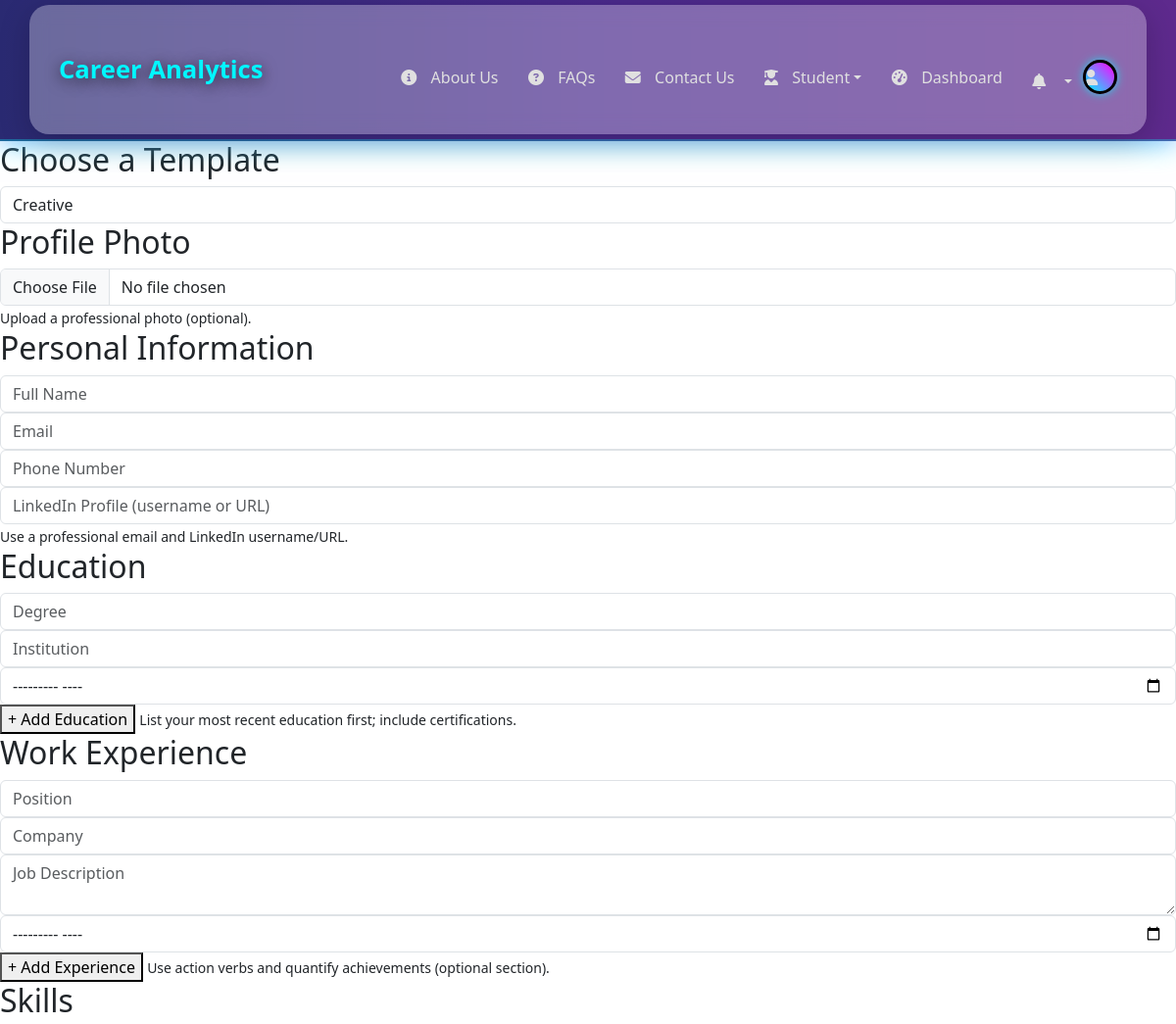
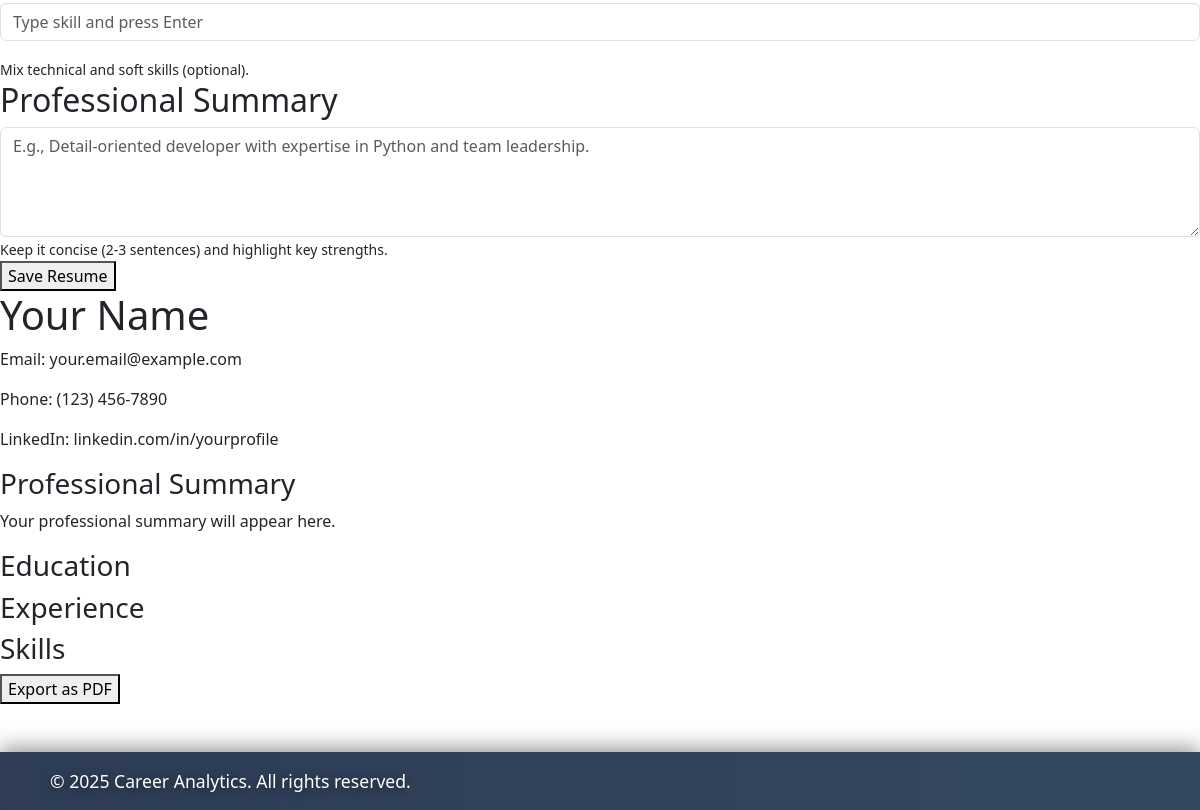
/resume_builder (signed in), run on an earlier commit of the app's database (2 pictures, top to bottom).
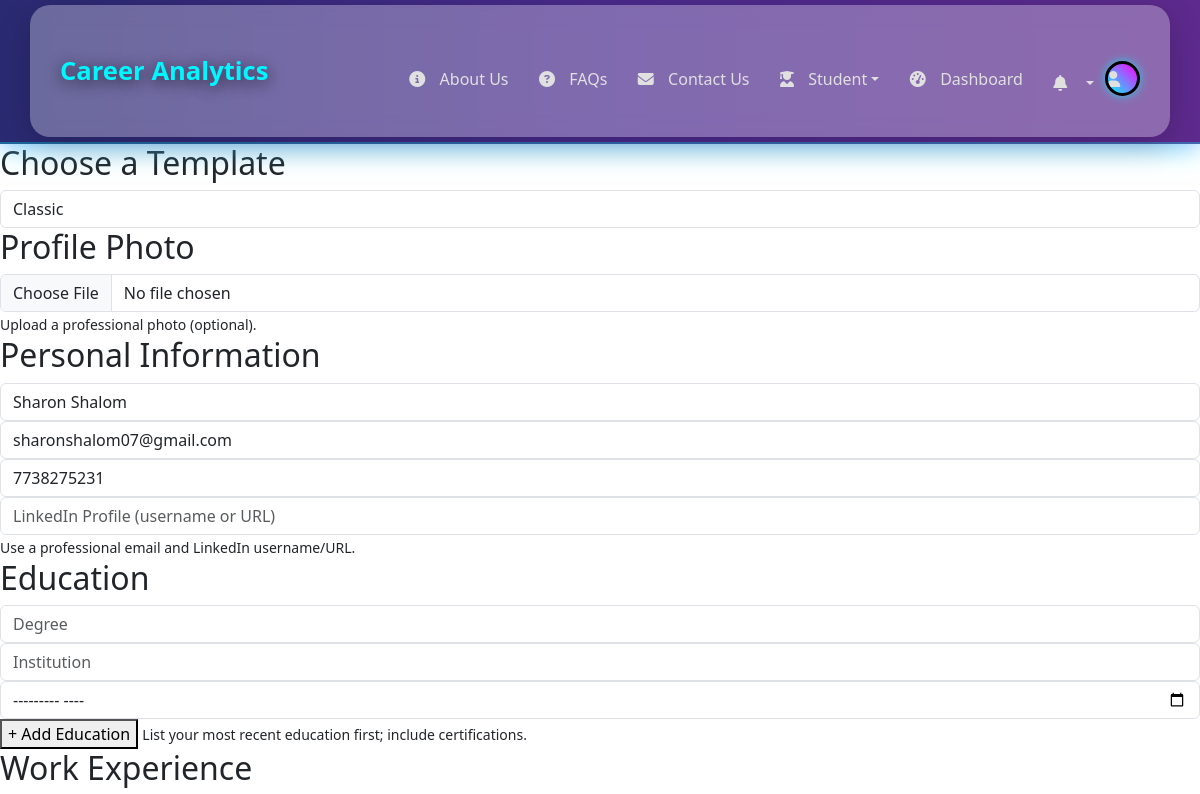
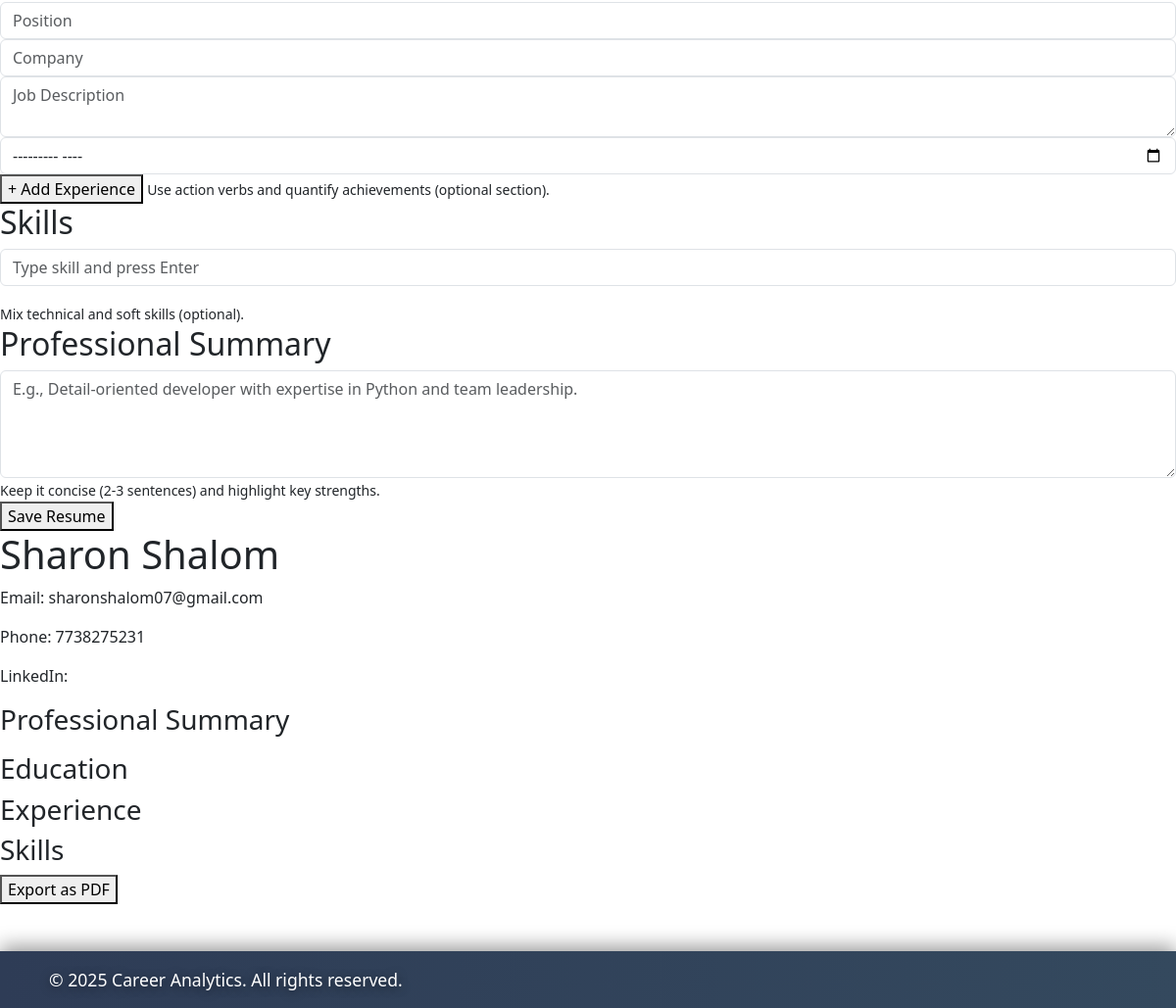
And on a later commit of the database (2 pictures, top to bottom).
### app.py (models this page shows)
class User(UserMixin, db.Model):
    id = db.Column(db.Integer, primary_key=True)
    username = db.Column(db.String(150), unique=True, nullable=False)
    password = db.Column(db.String(150), nullable=False)
    email = db.Column(db.String(150), unique=True, nullable=True)
    animations_enabled = db.Column(db.Boolean, default=True, nullable=False)
    created_at = db.Column(
        db.DateTime(timezone=True),
        nullable=False,
        default=lambda: datetime.now(timezone.utc)
    )
    updated_at = db.Column(
        db.DateTime(timezone=True),
        nullable=False,
        default=lambda: datetime.now(timezone.utc),
        onupdate=lambda: datetime.now(timezone.utc)
    )
    theme = db.Column(db.String(10), default='light', nullable=False)  # For theme preference
    notify_test_reminders = db.Column(db.Boolean, default=True, nullable=False)  # Notification preferences
    notify_badge_earned = db.Column(db.Boolean, default=True, nullable=False)
    notify_progress_updates = db.Column(db.Boolean, default=True, nullable=False)
    email_notifications = db.Column(db.Boolean, default=True, nullable=False)  # Email preferences
    email_newsletters = db.Column(db.Boolean, default=False, nullable=False)
    profile_visibility = db.Column(db.String(10), default='public', nullable=False)  # Profile visibility
    preferred_test_categories = db.Column(db.JSON, default=lambda: [], nullable=False)
    mobile_number = db.Column(db.String(20), nullable=True)# Preferred test categories
    pin_code = db.Column(db.String(10), nullable=True)
    dob = db.Column(db.Date, nullable=True)
    bio= db.Column(db.Text,        nullable=True)
    tests = db.relationship('TestResult', backref='user', lazy=True)
    badges = db.relationship('Badge', backref='user', lazy=True)
    notifications = db.relationship('Notification', backref='user', lazy=True)
    aptitude_scores = db.Column(db.JSON, default="{}", nullable=False)  # Changed to string default
    personality_scores = db.Column(db.JSON, default="{}", nullable=False)  # Changed to string default
    skill_gap_scores = db.Column(db.JSON, default="{}", nullable=False)  # Added field with default
    skill_gap_completed_at = db.Column(db.DateTime)
    top_careers = db.Column(db.Text)  # Add this line
    resumes = db.relationship('Resume', backref='user', lazy=True)

### app.py (the view, shortened to what this page needs)
@app.route('/resume_builder', methods=['GET', 'POST'])
@login_required
def resume_builder():
    resume = Resume.query.filter_by(user_id=current_user.id).first()
    resume_data = resume.resume_data if resume else {}
    return render_template('resume.html', resume=resume_data)

### templates/resume.html (shortened to what this page needs)
{% extends "base.html" %}
{% block content %}
<div class="resume-builder">
    <div class="builder-form">
        <form id="resumeForm" method="POST" action="{{ url_for('resume_builder') }}" enctype="multipart/form-data">
            <div class="builder-section">
                <h2>Choose a Template</h2>
                <select name="template" id="templateSelect" class="form-control" onchange="updateTemplatePreview()">
                    <option value="classic" {% if resume.get('template', 'classic') == 'classic' %}selected{% endif %}>Classic</option>
                    <option value="creative" {% if resume.get('template', 'creative') == 'creative' %}selected{% endif %}>Creative</option>
                </select>
            </div>
            <div class="builder-section">
                <h2>Profile Photo</h2>
                <input type="file" name="photo" accept="image/*" class="form-control" onchange="updatePreview()">
                <small>Upload a professional photo (optional).</small>
            </div>
            <div class="builder-section">
                <h2>Personal Information</h2>
                <input type="text" class="form-control" name="name" value="{{ resume.get('personal_info', {}).get('name', '') }}" placeholder="Full Name" required onchange="updatePreview()">
                <input type="email" class="form-control" name="email" value="{{ resume.get('personal_info', {}).get('email', '') }}" placeholder="Email" required onchange="updatePreview()">
                <input type="tel" class="form-control" name="phone" value="{{ resume.get('personal_info', {}).get('phone', '') }}" placeholder="Phone Number" onchange="updatePreview()">
                <input type="text" class="form-control" name="linkedin" value="{{ resume.get('personal_info', {}).get('linkedin', '') }}" placeholder="LinkedIn Profile (username or URL)" onchange="updatePreview()">
                <small>Use a professional email and LinkedIn username/URL.</small>
            </div>
            <div class="builder-section" id="educationSection">
                <h2>Education</h2>
                <div id="educationFields">
                    {% if not resume.get('education', []) %}
                    <div class="dynamic-section">
                        <input type="text" class="form-control" name="education[]" placeholder="Degree" required onchange="updatePreview()">
                        <input type="text" class="form-control" name="institution[]" placeholder="Institution" required onchange="updatePreview()">
                        <input type="month" class="form-control" name="education_date[]" onchange="updatePreview()">
                    </div>
                    {% endif %}
                </div>
                <button type="button" class="btn-add" onclick="addEducation()">+ Add Education</button>
                <small>List your most recent education first; include certifications.</small>
            </div>
            <div class="builder-section" id="experienceSection">
                <h2>Work Experience</h2>
                <div id="experienceFields">
                    {% if not resume.get('experience', []) %}
                    <div class="dynamic-section">
                        <input type="text" class="form-control" name="position[]" placeholder="Position" onchange="updatePreview()">
                        <input type="text" class="form-control" name="company[]" placeholder="Company" onchange="updatePreview()">
                        <textarea class="form-control" name="description[]" placeholder="Job Description" onchange="updatePreview()"></textarea>
                        <input type="month" class="form-control" name="experience_date[]" onchange="updatePreview()">
                    </div>
                    {% endif %}
                </div>
                <button type="button" class="btn-add" onclick="addExperience()">+ Add Experience</button>
                <small>Use action verbs and quantify achievements (optional section).</small>
            </div>
            <div class="builder-section" id="skillsSection">
                <h2>Skills</h2>
                <div id="skillsContainer" class="mb-3">
                    <div class="skill-input-group position-relative">
                        <input type="text" class="form-control skill-input" placeholder="Type skill and press Enter" id="skillInput">
                    </div>
                </div>
                <small>Mix technical and soft skills (optional).</small>
            </div>
            <div class="builder-section">
                <h2>Professional Summary</h2>
                <textarea class="form-control" name="summary" rows="4" placeholder="E.g., Detail-oriented developer with expertise in Python and team leadership." onchange="updatePreview()">{{ resume.get('summary', '') }}</textarea>
                <small>Keep it concise (2-3 sentences) and highlight key strengths.</small>
            </div>
            <button type="submit" class="btn-primary">Save Resume</button>
        </form>
    </div>
    <div class="preview-section">
        <div class="preview-content" id="resumePreview">
            <h1 id="previewName">{{ resume.get('personal_info', {}).get('name', 'Your Name') }}</h1>
            <div class="contact-info">
                <p id="previewEmail">Email: {{ resume.get('personal_info', {}).get('email', 'your.email@example.com') }}</p>
                <p id="previewPhone">Phone: {{ resume.get('personal_info', {}).get('phone', '(123) 456-7890') }}</p>
                <p id="previewLinkedIn">LinkedIn: {{ resume.get('personal_info', {}).get('linkedin', 'linkedin.com/in/yourprofile') }}</p>
            </div>
            <div class="summary-preview section">
                <h3>Professional Summary</h3>
                <p id="previewSummary">{{ resume.get('summary', 'Your professional summary will appear here.') }}</p>
            </div>
            <div class="education-preview section" id="previewEducation">
                <h3>Education</h3>
            </div>
            <div class="experience-preview section" id="previewExperience">
                <h3>Experience</h3>
            </div>
            <div class="skills-preview section" id="previewSkills">
                <h3>Skills</h3>
            </div>
        </div>
        <button class="btn-add" onclick="exportPDF()">Export as PDF</button>
    </div>
</div>
{% endblock %}

### templates/base.html (shortened to what this page needs)
<!DOCTYPE html>
<html lang="en">
<head>
    <link href="https://cdn.jsdelivr.net/npm/bootstrap@5.3.0/dist/css/bootstrap.min.css" rel="stylesheet">
    <link rel="stylesheet" href="{{ url_for('static', filename='css/main.css') }}">
    <link rel="stylesheet" href="https://cdnjs.cloudflare.com/ajax/libs/font-awesome/6.6.0/css/all.min.css">
    <link rel="stylesheet" href="https://cdn.jsdelivr.net/npm/bootstrap-icons@1.10.5/font/bootstrap-icons.css">
    <link rel="stylesheet" href="{{ url_for('static', filename='css/style.css') }}">
    <link rel="stylesheet" href="{{ url_for('static', filename='css/personality.css') }}">
</head>
<body class="{% if active_page == 'dashboard' %}dashboard-page{% endif %} {% if current_user.is_authenticated and current_user.theme == 'dark' %}dark-mode{% endif %}">
    <nav class="navbar custom-navbar navbar-expand-lg navbar-dark fixed-top">
        <div class="container">
            <div class="navbar-brand-container">
                <a class="navbar-brand {% if active_page == 'index' %}active{% endif %}" href="{{ url_for('index') }}">Career Analytics</a>
            </div>
            <div class="collapse navbar-collapse" id="navbarNav">
                <ul class="navbar-nav ms-auto align-items-center">
                    <li class="nav-item">
                        <a class="nav-link {% if active_page == 'about' %}active{% endif %}" href="{{ url_for('about') }}"><i class="fas fa-info-circle"></i> About Us</a>
                    </li>
                    <li class="nav-item">
                        <a class="nav-link {% if active_page == 'faq' %}active{% endif %}" href="{{ url_for('faq') }}"><i class="fas fa-question-circle"></i> FAQs</a>
                    </li>
                    <li class="nav-item">
                        <a class="nav-link {% if active_page == 'contact' %}active{% endif %}" href="{{ url_for('contact') }}"><i class="fas fa-envelope"></i> Contact Us</a>
                    </li>
                    <li class="nav-item dropdown">
    <a class="nav-link dropdown-toggle {% if active_page == 'student' %}active{% endif %}" href="#" id="studentDropdown" role="button"
       data-bs-toggle="dropdown" aria-expanded="false">
       <i class="fas fa-user-graduate"></i> Student
    </a>
</li></ul>
                    {% if current_user.is_authenticated %}
                        <li class="nav-item">
                            <a class="nav-link {% if active_page == 'dashboard' %}active{% endif %}" href="{{ url_for('dashboard') }}"><i class="fas fa-tachometer-alt"></i> Dashboard</a>
                        </li>
                        <li class="nav-item dropdown">
                            <a class="nav-link notification-bell dropdown-toggle" href="#" id="notificationDropdown" role="button"
                               data-bs-toggle="dropdown" aria-expanded="false">
                                <i class="fas fa-bell"></i>
                                {% set unread_count = notifications|selectattr('is_read', 'equalto', False)|list|length %}
                            </a>
                        </li>
                    {% endif %}
                    <li class="nav-item dropdown">
                        <a class="nav-link profile-icon dropdown-toggle" href="#" id="profileDropdown" role="button"
                           data-bs-toggle="dropdown" aria-expanded="false">
                            {% if current_user.is_authenticated and current_user.profile_image and current_user.profile_image != 'images/default_profile.jpg' %}
                                <img src="{{ url_for('static', filename=current_user.profile_image) }}" alt="Profile Image">
                            {% else %}
                                <i class="fas fa-user"></i>
                            {% endif %}
                        </a>
                    </li>
            </div>
        </div>
    </nav>
    {% block content %}{% endblock %}
    <footer class="bg-dark text-white text-center py-3 mt-5">
        <div class="footer-content">
            <p>© <span>{{ '2025' | datetimeformat }}</span> Career Analytics. All rights reserved.</p>
        </div>
    </footer>
</body>
</html>

What changed in the data, as far as the page shows it:
now on this page (row edited): User: get "sharonshalom07@gmail.com"
Also different on the page:
form field template: "Creative" → "Classic"
form field name: (not shown) → "Sharon Shalom"
form field email: (not shown) → "sharonshalom07@gmail.com"
form field phone: (not shown) → "7738275231"
{{ resume.get('personal_info', {}).get('name', 'Your Name') }}: "Your Name" → "Sharon Shalom"
{{ resume.get('personal_info', {}).get('phone', '(123) 456-7890') }}: "(123) 456-7890" → "7738275231"
{{ resume.get('personal_info', {}).get('email', 'your.email@example.com') }}: "your.email@example.com" → (not shown)
{{ resume.get('summary', 'Your professional summary will appear here.') }}: "Your professional summary will appear here." → (not shown)
text no longer shown: "linkedin.com/in/yourprofile"
